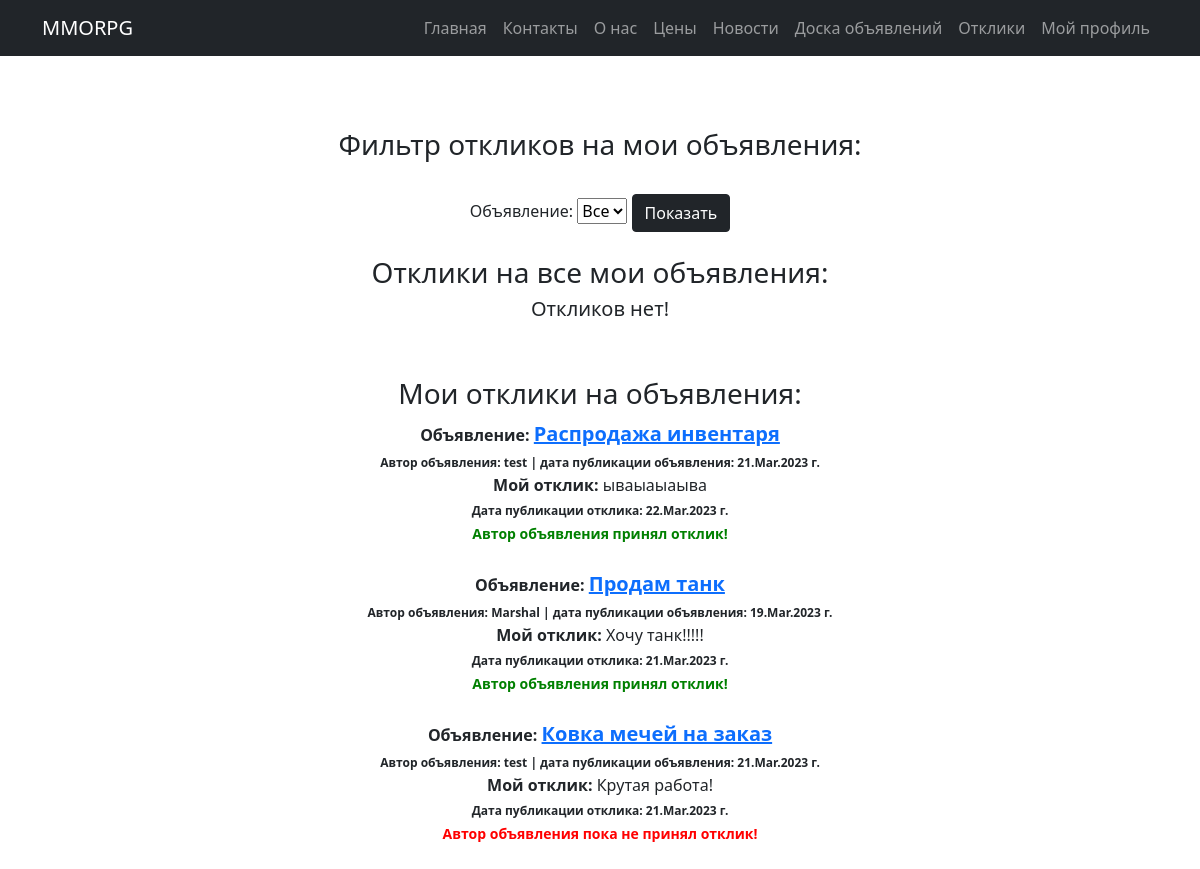
The app's page /responses (signed in) with its own data.
### board/models.py (models this page shows)
class Response(models.Model):
    author = models.ForeignKey(User, on_delete=models.CASCADE)
    post = models.ForeignKey(Post, on_delete=models.CASCADE)
    text = models.TextField(verbose_name='Текст')
    status = models.BooleanField(default=False)
    dateCreation = models.DateTimeField(auto_now_add=True)

class Post(models.Model):
    author = models.ForeignKey(User, on_delete=models.CASCADE)
    CAT = (('tanks', 'Танки'),
           ('healers', 'Хилы'),
           ('damage_dealers', 'ДД'),
           ('dealers', 'Торговцы'),
           ('gildmasters', 'Гилдмастеры'),
           ('quest_givers', 'Квестгиверы'),
           ('blacksmiths', 'Кузнецы'),
           ('tanners', 'Кожевники'),
           ('potion_makers', 'Зельевары'),
           ('spell_masters', 'Мастера заклинаний'))
    category = models.CharField(max_length=15, choices=CAT, verbose_name='Категория')
    dateCreation = models.DateTimeField(auto_now_add=True)
    title = models.CharField(max_length=256, verbose_name='Название')
    text = RichTextField()

### board/views.py (the view, shortened to what this page needs)
# urls.py: path('responses', Responses.as_view(), name='responses'),
class Responses(LoginRequiredMixin, ListView):
    model = Response
    template_name = 'responses.html'
    context_object_name = 'responses'
    def get_context_data(self, **kwargs):
        context = super(Responses, self).get_context_data(**kwargs)
        global title
        """
        Далее в условии - если пользователь попал на страницу через ссылку из письма, в которой содержится
        ID поста для фильтра - фильтр работает по этому ID
        """
        if self.kwargs.get('pk') and Post.objects.filter(id=self.kwargs.get('pk')).exists():
            title = str(Post.objects.get(id=self.kwargs.get('pk')).title)
            print(title)
        context['form'] = ResponsesFilterForm(self.request.user, initial={'title': title})
        context['title'] = title
        if title:
            post_id = Post.objects.get(title=title)
            context['filter_responses'] = list(Response.objects.filter(post_id=post_id).order_by('-dateCreation'))
            context['response_post_id'] = post_id.id
        else:
            context['filter_responses'] = list(Response.objects.filter(post_id__author_id=self.request.user).order_by('-dateCreation'))
        context['myresponses'] = list(Response.objects.filter(author_id=self.request.user).order_by('-dateCreation'))
        return context

### board/forms.py
class ResponsesFilterForm(forms.Form):
    def __init__(self, user, *args, **kwargs):
        super(ResponsesFilterForm, self).__init__(*args, **kwargs)
        self.fields['title'] = forms.ModelChoiceField(
            label='Объявление',
            queryset=Post.objects.filter(author_id=user.id).order_by('-dateCreation').values_list('title', flat=True),
            empty_label="Все",
            required=False
        )

### templates/responses.html (shortened to what this page needs)
{% extends 'default.html' %}
{% load bootstrap4 %}
{% block content %}
    <br>
    <h3>Фильтр откликов на мои объявления:</h3><br>
	<form method="POST">
        {{ form }}
		<input class="btn btn-dark" type="submit" value="Показать">
	</form><br>
    {% if title %}
        <h3>Oтклики на мое объявление</h3>
        <a href="/post/{{ response_post_id }}" style="font-size: 20px;"><b>{{ title }}:</b></a><br>
        {% if filter_responses %}
            {% for response in filter_responses %}
                <a><b>Отклик: </b></a>{{ response.text }}<br>
                <span style="font-size: 12px;"><b>Автор отклика: {{ response.author.username }} |
                    дата публикации отклика: {{ response.dateCreation|date:'d.M.Y' }} г.</b></span><br>
                {% if response.status == False %}
                    <a href="/response/accept/{{ response.id }}" style="font-size: 12px; color:green"><b>принять</b></a>
                    <a>&nbsp;&nbsp;&nbsp;</a>
                    <a href="/response/delete/{{ response.id }}" style="font-size: 12px; color:red"><b>удалить</b></a>
                {% else %}
                    <a style="font-size: 14px; color:green"><b>отклик принят</b></a>
                {% endif %}
                <br><br>
            {% endfor %}
        {% else %}
            <br>
            <h5>Откликов нет!</h5>
        {% endif %}
    {% else %}
        <h3>Oтклики на все мои объявления:</h3>
        {% if filter_responses %}
            {% for response in filter_responses %}
                <a><b>Объявление:</b></a>
                <a href="/post/{{ response.post_id }}" style="font-size: 20px;"><b>{{ response.post.title }}</b></a><br>
                <span style="font-size: 12px;"><b>Дата публикации объявления: {{ response.post.dateCreation|date:'d.M.Y' }} г.</b>
                </span><br>
                <a><b>Отклик: </b></a>{{ response.text }}<br>
                <span style="font-size: 12px;"><b>Автор отклика: {{ response.author.username }} |
                    дата публикации отклика: {{ response.dateCreation|date:'d.M.Y' }} г.</b></span><br>
                {% if response.status == False %}
                    <a href="/response/accept/{{ response.id }}" style="font-size: 12px; color:green"><b>принять</b></a>
                    <a>&nbsp;&nbsp;&nbsp;</a>
                    <a href="/response/delete/{{ response.id }}" style="font-size: 12px; color:red"><b>удалить</b></a>
                {% else %}
                    <a style="font-size: 14px; color:green"><b>отклик принят</b></a>
                {% endif %}
                <br><br>
            {% endfor %}
        {% else %}
            <h5>Откликов нет!</h5>
        {% endif %}
    {% endif %}
    <br><br>
    <h3>Мои отклики на объявления:</h3>
    {% if myresponses %}
        {% for response in myresponses %}
            <a><b>Объявление:</b></a>
            <a href="/post/{{ response.post_id }}" style="font-size: 20px;"><b>{{ response.post.title }}</b></a><br>
            <span style="font-size: 12px;"><b>Автор объявления:  {{ response.post.author.username }} |
                дата публикации объявления: {{ response.post.dateCreation|date:'d.M.Y' }} г.</b></span><br>
            <a><b>Мой отклик:</b></a>
            {{ response.text }}<br>
            <span style="font-size: 12px;"><b>Дата публикации отклика: {{ response.dateCreation|date:'d.M.Y' }} г.</b></span><br>
            {% if response.status == True %}
                <a style="font-size: 14px; color:green"><b>Автор объявления принял отклик!</b></a>
            {% else %}
                <a style="font-size: 14px; color:red"><b>Автор объявления пока не принял отклик!</b></a>
            {% endif %}
        <br><br>
        {% endfor %}
    {% else %}
        <h5>Откликов нет!</h5>
    {% endif %}
{% endblock content %}

### records on screen
Response: post "Распродажа инвентаря", post.author.username "test", post.dateCreation "21.Mar.2023", text "ываыаыаыва", dateCreation "22.Mar.2023", status "Автор объявления принял отклик!"
Response: post "Продам танк", post.author.username "Marshal", post.dateCreation "19.Mar.2023", text "Хочу танк!!!!!", dateCreation "21.Mar.2023", status "Автор объявления принял отклик!"
Response: post "Ковка мечей на заказ", post.author.username "test", post.dateCreation "21.Mar.2023", text "Крутая работа!", dateCreation "21.Mar.2023", status "Автор объявления пока не принял отклик!"
